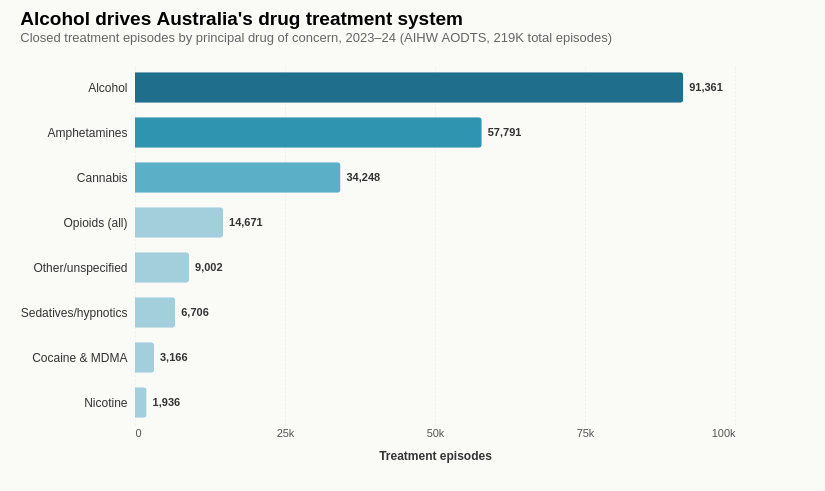

The Vega-Lite source for this figure:
### Vega-Lite specification from a JSON file in a GitHub repository (floating-point values rounded to 4 significant figures)
{"$schema": "https://vega.github.io/schema/vega-lite/v5.json", "title": {"text": "Alcohol drives Australia's drug treatment system", "subtitle": "Closed treatment episodes by principal drug of concern, 2023–24 (AIHW AODTS, 219K total episodes)", "anchor": "start", "fontSize": 19, "subtitleFontSize": 13, "subtitleColor": "#666", "offset": 20}, "config": {"view": {"stroke": null}, "font": "sans-serif"}, "background": "#FAFAF7", "width": 600, "height": 360, "padding": {"left": 20, "right": 90, "top": 10, "bottom": 30}, "data": {"values": [{"drug": "Alcohol", "count": 91361, "pct": 41.7, "count_k": 91.4, "label": "91,361", "pct_label": "41.7%"}, {"drug": "Amphetamines", "count": 57791, "pct": 26.4, "count_k": 57.8, "label": "57,791", "pct_label": "26.4%"}, {"drug": "Cannabis", "count": 34248, "pct": 15.6, "count_k": 34.2, "label": "34,248", "pct_label": "15.6%"}, {"drug": "Opioids (all)", "count": 14671, "pct": 6.7, "count_k": 14.7, "label": "14,671", "pct_label": "6.7%"}, {"drug": "Other/unspecified", "count": 9002, "pct": 4.1, "count_k": 9.0, "label": "9,002", "pct_label": "4.1%"}, {"drug": "Sedatives/hypnotics", "count": 6706, "pct": 3.1, "count_k": 6.7, "label": "6,706", "pct_label": "3.1%"}, {"drug": "Cocaine & MDMA", "count": 3166, "pct": 1.4, "count_k": 3.2, "label": "3,166", "pct_label": "1.4%"}, {"drug": "Nicotine", "count": 1936, "pct": 0.9, "count_k": 1.9, "label": "1,936", "pct_label": "0.9%"}]}, "layer": [{"mark": {"type": "bar", "cornerRadiusEnd": 3, "height": {"band": 0.75}}, "encoding": {"y": {"field": "drug", "type": "nominal", "sort": ["Alcohol", "Amphetamines", "Cannabis", "Opioids (all)", "Other/unspecified", "Sedatives/hypnotics", "Cocaine & MDMA", "Nicotine"], "title": null, "axis": {"labelFontSize": 12, "labelColor": "#333", "domain": false, "ticks": false, "labelPadding": 8}}, "x": {"field": "count", "type": "quantitative", "title": "Treatment episodes", "scale": {"domain": [0, 100000]}, "axis": {"values": [0, 25000, 50000, 75000, 100000], "labelExpr": "datum.value >= 1000 ? (datum.value/1000) + 'k' : datum.value", "labelFontSize": 11, "labelColor": "#555", "titleFontSize": 12, "titleColor": "#333", "domain": false, "ticks": false, "grid": true, "gridColor": "#EEE", "gridDash": [2, 2], "titlePadding": 12}}, "color": {"condition": [{"test": "datum.drug == 'Alcohol'", "value": "#1F6E8C"}, {"test": "datum.drug == 'Amphetamines'", "value": "#2E94B0"}, {"test": "datum.drug == 'Cannabis'", "value": "#5BB0C7"}], "value": "#A3CEDB"}, "tooltip": [{"field": "drug", "type": "nominal", "title": "Substance"}, {"field": "count", "type": "quantitative", "title": "Episodes"}, {"field": "pct", "type": "quantitative", "title": "Share (%)"}]}}, {"mark": {"type": "text", "fontSize": 11, "fontWeight": 600, "color": "#333", "align": "left", "dx": 6}, "encoding": {"y": {"field": "drug", "type": "nominal", "sort": ["Alcohol", "Amphetamines", "Cannabis", "Opioids (all)", "Other/unspecified", "Sedatives/hypnotics", "Cocaine & MDMA", "Nicotine"]}, "x": {"field": "count", "type": "quantitative"}, "text": {"field": "label"}}}]}
